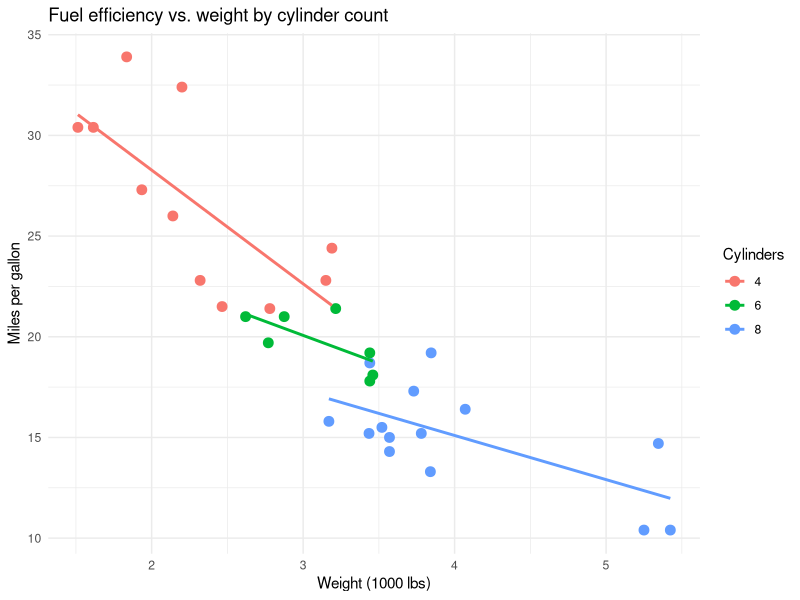

The R script that drew this image:
## ---- chunk 1
#| label: ai-generated-plot
#| message: false

library(ggplot2)

ggplot(mtcars, aes(x = wt, y = mpg, color = factor(cyl))) +
  geom_point(size = 3) +
  geom_smooth(method = "lm", se = FALSE) +
  labs(
    title = "Fuel efficiency vs. weight by cylinder count",
    x = "Weight (1000 lbs)",
    y = "Miles per gallon",
    color = "Cylinders"
  ) +
  theme_minimal()
